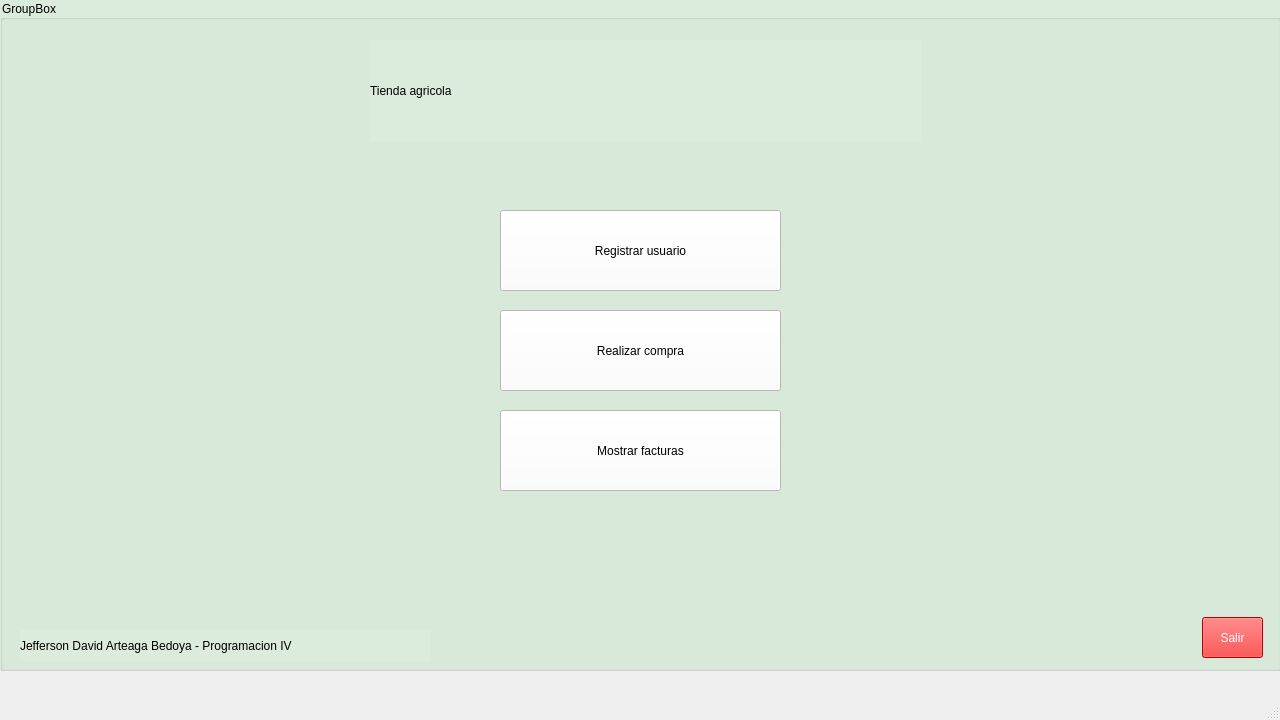
<?xml version="1.0" encoding="UTF-8"?>
<ui version="4.0">
 <class>TiendaAgricola</class>
 <widget class="QMainWindow" name="TiendaAgricola">
  <property name="geometry">
   <rect>
    <x>0</x>
    <y>0</y>
    <width>1280</width>
    <height>720</height>
   </rect>
  </property>
  <property name="minimumSize">
   <size>
    <width>1280</width>
    <height>720</height>
   </size>
  </property>
  <property name="maximumSize">
   <size>
    <width>1280</width>
    <height>720</height>
   </size>
  </property>
  <property name="windowTitle">
   <string>MainWindow</string>
  </property>
  <widget class="QWidget" name="centralwidget">
   <widget class="QGroupBox" name="groupBox">
    <property name="geometry">
     <rect>
      <x>0</x>
      <y>0</y>
      <width>1281</width>
      <height>671</height>
     </rect>
    </property>
    <property name="styleSheet">
     <string notr="true">background-color: rgb(220, 236, 220);</string>
    </property>
    <property name="title">
     <string>GroupBox</string>
    </property>
    <widget class="QLabel" name="label">
     <property name="geometry">
      <rect>
       <x>370</x>
       <y>40</y>
       <width>551</width>
       <height>101</height>
      </rect>
     </property>
     <property name="styleSheet">
      <string notr="true">font: 72pt &quot;MS Shell Dlg 2&quot;;
font: 48pt &quot;MS Shell Dlg 2&quot;;</string>
     </property>
     <property name="text">
      <string>Tienda agricola</string>
     </property>
    </widget>
    <widget class="QPushButton" name="boton_registrar_usuario">
     <property name="geometry">
      <rect>
       <x>500</x>
       <y>210</y>
       <width>281</width>
       <height>81</height>
      </rect>
     </property>
     <property name="styleSheet">
      <string notr="true">background-color: rgb(255, 255, 255);
font: 14pt &quot;MS Shell Dlg 2&quot;;</string>
     </property>
     <property name="text">
      <string>Registrar usuario</string>
     </property>
    </widget>
    <widget class="QPushButton" name="bttn_realizar_compra">
     <property name="geometry">
      <rect>
       <x>500</x>
       <y>310</y>
       <width>281</width>
       <height>81</height>
      </rect>
     </property>
     <property name="styleSheet">
      <string notr="true">background-color: rgb(255, 255, 255);
font: 14pt &quot;MS Shell Dlg 2&quot;;</string>
     </property>
     <property name="text">
      <string>Realizar compra</string>
     </property>
    </widget>
    <widget class="QPushButton" name="bttn_mostrar_facturas">
     <property name="geometry">
      <rect>
       <x>500</x>
       <y>410</y>
       <width>281</width>
       <height>81</height>
      </rect>
     </property>
     <property name="styleSheet">
      <string notr="true">background-color: rgb(255, 255, 255);
font: 14pt &quot;MS Shell Dlg 2&quot;;</string>
     </property>
     <property name="text">
      <string>Mostrar facturas</string>
     </property>
    </widget>
    <widget class="QPushButton" name="bttn_salir">
     <property name="geometry">
      <rect>
       <x>1202</x>
       <y>617</y>
       <width>61</width>
       <height>41</height>
      </rect>
     </property>
     <property name="styleSheet">
      <string notr="true">background-color: rgb(255, 0, 0);
color: rgb(255, 255, 255);</string>
     </property>
     <property name="text">
      <string>Salir</string>
     </property>
    </widget>
    <widget class="QLabel" name="label_2">
     <property name="geometry">
      <rect>
       <x>20</x>
       <y>630</y>
       <width>411</width>
       <height>31</height>
      </rect>
     </property>
     <property name="styleSheet">
      <string notr="true">font: 11pt &quot;MS Shell Dlg 2&quot;;</string>
     </property>
     <property name="text">
      <string>Jefferson David Arteaga Bedoya - Programacion IV</string>
     </property>
    </widget>
   </widget>
  </widget>
  <widget class="QMenuBar" name="menubar">
   <property name="geometry">
    <rect>
     <x>0</x>
     <y>0</y>
     <width>1280</width>
     <height>26</height>
    </rect>
   </property>
  </widget>
  <widget class="QStatusBar" name="statusbar"/>
 </widget>
 <resources/>
 <connections/>
</ui>
